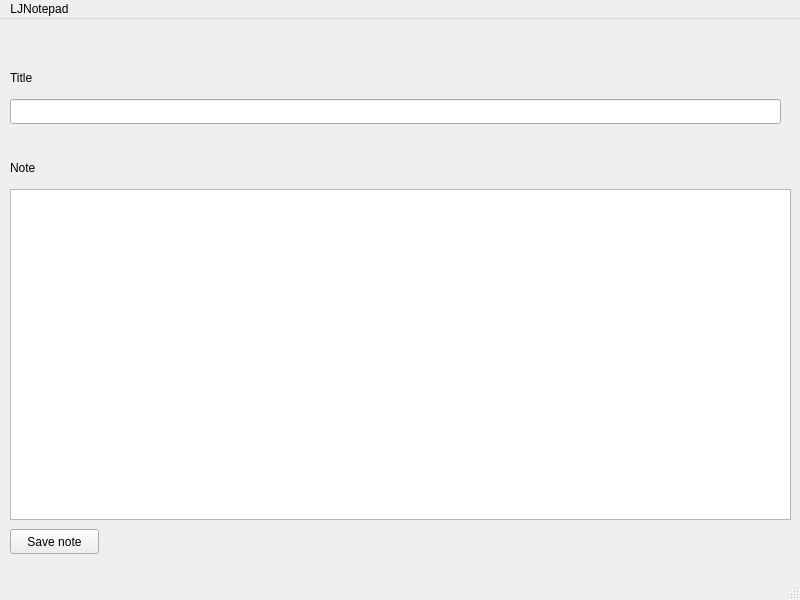
<?xml version="1.0" encoding="UTF-8"?>
<ui version="4.0">
 <class>LJNotepad</class>
 <widget class="QMainWindow" name="LJNotepad">
  <property name="geometry">
   <rect>
    <x>0</x>
    <y>0</y>
    <width>800</width>
    <height>600</height>
   </rect>
  </property>
  <property name="windowTitle">
   <string>LJNotepad</string>
  </property>
  <widget class="QWidget" name="centralwidget">
   <widget class="QTextEdit" name="textEdit">
    <property name="geometry">
     <rect>
      <x>10</x>
      <y>170</y>
      <width>781</width>
      <height>331</height>
     </rect>
    </property>
   </widget>
   <widget class="QLineEdit" name="lineEdit">
    <property name="geometry">
     <rect>
      <x>10</x>
      <y>80</y>
      <width>771</width>
      <height>25</height>
     </rect>
    </property>
   </widget>
   <widget class="QLabel" name="label">
    <property name="geometry">
     <rect>
      <x>10</x>
      <y>50</y>
      <width>67</width>
      <height>17</height>
     </rect>
    </property>
    <property name="text">
     <string>Title</string>
    </property>
   </widget>
   <widget class="QLabel" name="label_2">
    <property name="geometry">
     <rect>
      <x>10</x>
      <y>140</y>
      <width>67</width>
      <height>17</height>
     </rect>
    </property>
    <property name="text">
     <string>Note</string>
    </property>
   </widget>
   <widget class="QPushButton" name="saveNoteButton">
    <property name="geometry">
     <rect>
      <x>10</x>
      <y>510</y>
      <width>89</width>
      <height>25</height>
     </rect>
    </property>
    <property name="text">
     <string>Save note</string>
    </property>
   </widget>
  </widget>
  <widget class="QStatusBar" name="statusbar"/>
  <widget class="QMenuBar" name="menubar">
   <property name="geometry">
    <rect>
     <x>0</x>
     <y>0</y>
     <width>800</width>
     <height>22</height>
    </rect>
   </property>
   <widget class="QMenu" name="menuLJNotepad">
    <property name="title">
     <string>LJNotepad</string>
    </property>
   </widget>
   <addaction name="menuLJNotepad"/>
  </widget>
 </widget>
 <resources/>
 <connections/>
</ui>
